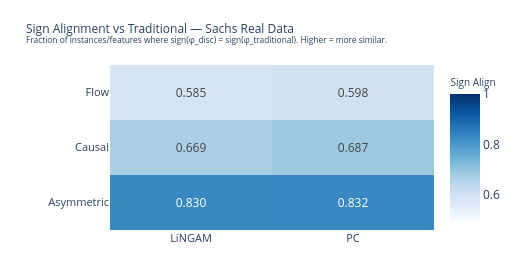

The notebook cell saved with this chart:
### Code cell
# ── 8a: Sign Alignment vs Traditional heatmap ───────────────────────────
pivot_sa_scratch = df_sa_scratch.pivot_table(
    index="Method", columns="Graph", values="MeanSignAlign"
)

fig_sa_scratch = go.Figure(go.Heatmap(
    z            = pivot_sa_scratch.values,
    x            = pivot_sa_scratch.columns.tolist(),
    y            = pivot_sa_scratch.index.tolist(),
    colorscale   = "Blues",
    zmin=0.5, zmax=1.0,
    text         = [[f"{v:.3f}" if not np.isnan(v) else "—" for v in row]
                    for row in pivot_sa_scratch.values],
    texttemplate = "%{text}",
    textfont     = dict(size=12),
    colorbar     = dict(title=dict(text="Sign Align", font=dict(size=10))),
    hovertemplate="<b>%{y}</b> — %{x}<br>Sign Align=%{z:.3f}<extra></extra>",
))
fig_sa_scratch.update_layout(
    title=dict(
        text="Sign Alignment vs Traditional — Sachs Real Data<br>"
             "<sup>Fraction of instances/features where sign(φ_disc) = sign(φ_traditional). Higher = more similar.</sup>",
        font=dict(size=12),
    ),
    height=280, width=520,
    margin=dict(l=110, r=80, t=65, b=50),
    xaxis=dict(tickfont=dict(size=11)),
    yaxis=dict(tickfont=dict(size=11)),
)
fig_sa_scratch.show()

### Figure 1 — Plotly figure (JSON) as saved in the notebook; plotly's stock layout.template omitted (floating-point values rounded to 4 significant figures)
{"data": [{"colorbar": {"title": {"font": {"size": 10}, "text": "Sign Align"}}, "colorscale": [[0, "rgb(247,251,255)"], [0.125, "rgb(222,235,247)"], [0.25, "rgb(198,219,239)"], [0.375, "rgb(158,202,225)"], [0.5, "rgb(107,174,214)"], [0.625, "rgb(66,146,198)"], [0.75, "rgb(33,113,181)"], [0.875, "rgb(8,81,156)"], [1, "rgb(8,48,107)"]], "hovertemplate": "<b>%{y}</b> — %{x}<br>Sign Align=%{z:.3f}<extra></extra>", "text": [["0.830", "0.832"], ["0.669", "0.687"], ["0.585", "0.598"]], "textfont": {"size": 12}, "texttemplate": "%{text}", "type": "heatmap", "x": ["LiNGAM", "PC"], "y": ["Asymmetric", "Causal", "Flow"], "z": [[0.83, 0.832], [0.669, 0.687], [0.585, 0.598]], "zmax": 1, "zmin": 0.5}], "layout": {"height": 280, "margin": {"b": 50, "l": 110, "r": 80, "t": 65}, "title": {"font": {"size": 12}, "text": "Sign Alignment vs Traditional — Sachs Real Data<br><sup>Fraction of instances/features where sign(φ_disc) = sign(φ_traditional). Higher = more similar.</sup>"}, "width": 520, "xaxis": {"tickfont": {"size": 11}}, "yaxis": {"tickfont": {"size": 11}}}}
